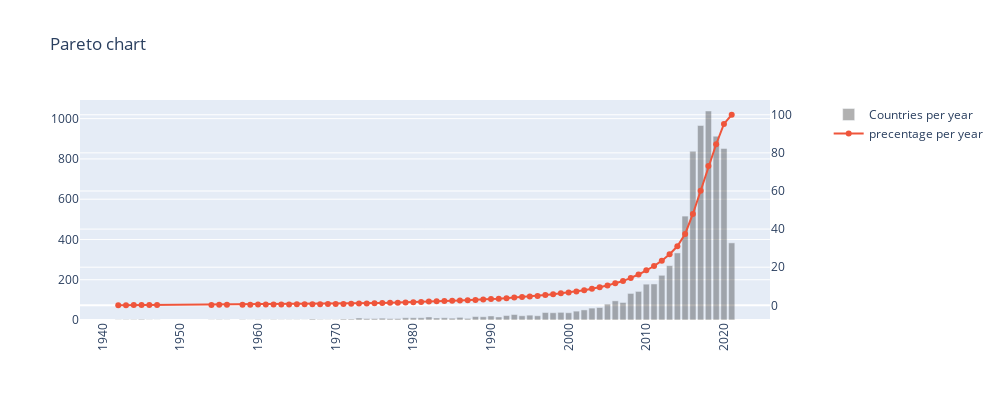

Notebook cell for this chart:
### Code cell
trace1 = go.Bar(
   x=grouped['release_year'],
   y=grouped['country'],
   name='Countries per year',
   marker=dict(color='black'),
    opacity=0.3
)
 
trace2 = go.Scatter(
   x=grouped['release_year'],
   y=grouped['cum_percent'],
   name='precentage per year',
   yaxis='y2',
#    text=grouped['cum_percent'],
#    textposition = 'top center',
#    text_font = dict(color='#E58606'),
   mode='lines+markers'
)
 
fig = make_subplots(specs=[[{"secondary_y": True}]])
fig.add_trace(trace1)
fig.add_trace(trace2, secondary_y=True)
# fig.add_trace(trace3, secondary_y=True)
fig['layout'].update(height=400, width = 1000, title = 'Pareto chart', xaxis=dict(tickangle=-90), 
                     hovermode = 'x unified')
fig.show(renderer="svg")

### Figure 1 — Plotly figure (JSON) as saved in the notebook; plotly's stock layout.template omitted (floating-point values rounded to 4 significant figures)
{"data": [{"marker": {"color": "black"}, "name": "Countries per year", "opacity": 0.3, "type": "bar", "x": [1942, 1943, 1944, 1945, 1946, 1947, 1954, 1955, 1956, 1958, 1959, 1960, 1961, 1962, 1963, 1964, 1965, 1966, 1967, 1968, 1969, 1970, 1971, 1972, 1973, 1974, 1975, 1976, 1977, 1978, 1979, 1980, 1981, 1982, 1983, 1984, 1985, 1986, 1987, 1988, 1989, 1990, 1991, 1992, 1993, 1994, 1995, 1996, 1997, 1998, 1999, 2000, 2001, 2002, 2003, 2004, 2005, 2006, 2007, 2008, 2009, 2010, 2011, 2012, 2013, 2014, 2015, 2016, 2017, 2018, 2019, 2020, 2021], "y": [2, 3, 3, 4, 2, 1, 2, 3, 2, 3, 1, 3, 1, 3, 2, 2, 2, 1, 5, 3, 2, 2, 5, 5, 10, 7, 7, 9, 7, 7, 11, 11, 11, 15, 10, 11, 9, 13, 8, 17, 16, 20, 15, 22, 27, 21, 24, 21, 37, 36, 38, 36, 44, 50, 59, 62, 79, 95, 87, 132, 142, 178, 179, 222, 270, 333, 516, 838, 966, 1038, 913, 852, 383]}, {"mode": "lines+markers", "name": "precentage per year", "type": "scatter", "x": [1942, 1943, 1944, 1945, 1946, 1947, 1954, 1955, 1956, 1958, 1959, 1960, 1961, 1962, 1963, 1964, 1965, 1966, 1967, 1968, 1969, 1970, 1971, 1972, 1973, 1974, 1975, 1976, 1977, 1978, 1979, 1980, 1981, 1982, 1983, 1984, 1985, 1986, 1987, 1988, 1989, 1990, 1991, 1992, 1993, 1994, 1995, 1996, 1997, 1998, 1999, 2000, 2001, 2002, 2003, 2004, 2005, 2006, 2007, 2008, 2009, 2010, 2011, 2012, 2013, 2014, 2015, 2016, 2017, 2018, 2019, 2020, 2021], "xaxis": "x", "y": [0.03, 0.06, 0.1, 0.15, 0.18, 0.19, 0.21, 0.25, 0.28, 0.31, 0.33, 0.36, 0.38, 0.41, 0.44, 0.46, 0.49, 0.5, 0.56, 0.6, 0.63, 0.65, 0.71, 0.78, 0.9, 0.99, 1.08, 1.19, 1.28, 1.37, 1.5, 1.64, 1.78, 1.97, 2.09, 2.23, 2.34, 2.51, 2.61, 2.82, 3.02, 3.27, 3.46, 3.74, 4.07, 4.34, 4.64, 4.9, 5.37, 5.82, 6.29, 6.75, 7.3, 7.92, 8.66, 9.44, 10.43, 11.62, 12.71, 14.37, 16.15, 18.38, 20.62, 23.41, 26.79, 30.97, 37.44, 47.94, 60.06, 73.07, 84.52, 95.2, 100], "yaxis": "y2"}], "layout": {"height": 400, "hovermode": "x unified", "title": {"text": "Pareto chart"}, "width": 1000, "xaxis": {"anchor": "y", "domain": [0, 0.94], "tickangle": -90}, "yaxis": {"anchor": "x", "domain": [0, 1]}, "yaxis2": {"anchor": "x", "overlaying": "y", "side": "right"}}}
